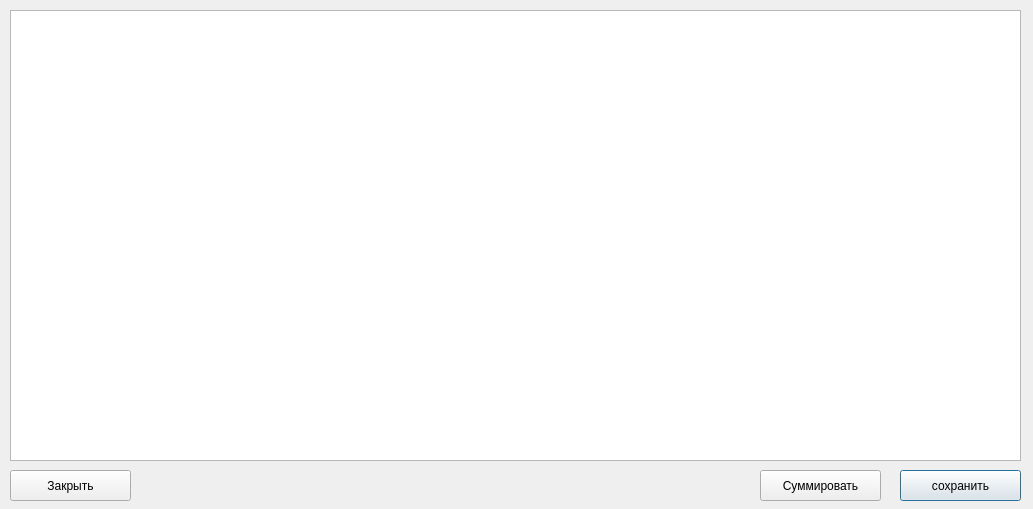
<?xml version="1.0" encoding="UTF-8"?>
<ui version="4.0">
 <class>Dialog</class>
 <widget class="QDialog" name="Dialog">
  <property name="geometry">
   <rect>
    <x>0</x>
    <y>0</y>
    <width>1033</width>
    <height>509</height>
   </rect>
  </property>
  <property name="windowTitle">
   <string>Dialog</string>
  </property>
  <widget class="QTableWidget" name="tw_reportTable">
   <property name="geometry">
    <rect>
     <x>10</x>
     <y>10</y>
     <width>1011</width>
     <height>451</height>
    </rect>
   </property>
   <property name="sizePolicy">
    <sizepolicy hsizetype="Fixed" vsizetype="Preferred">
     <horstretch>0</horstretch>
     <verstretch>0</verstretch>
    </sizepolicy>
   </property>
   <property name="frameShape">
    <enum>QFrame::StyledPanel</enum>
   </property>
  </widget>
  <widget class="QPushButton" name="btn_save">
   <property name="geometry">
    <rect>
     <x>900</x>
     <y>470</y>
     <width>121</width>
     <height>31</height>
    </rect>
   </property>
   <property name="text">
    <string>сохранить</string>
   </property>
  </widget>
  <widget class="QPushButton" name="btn_close">
   <property name="geometry">
    <rect>
     <x>10</x>
     <y>470</y>
     <width>121</width>
     <height>31</height>
    </rect>
   </property>
   <property name="text">
    <string>Закрыть</string>
   </property>
  </widget>
  <widget class="QPushButton" name="btn_toSum">
   <property name="geometry">
    <rect>
     <x>760</x>
     <y>470</y>
     <width>121</width>
     <height>31</height>
    </rect>
   </property>
   <property name="text">
    <string>Суммировать</string>
   </property>
  </widget>
 </widget>
 <resources/>
 <connections/>
</ui>
